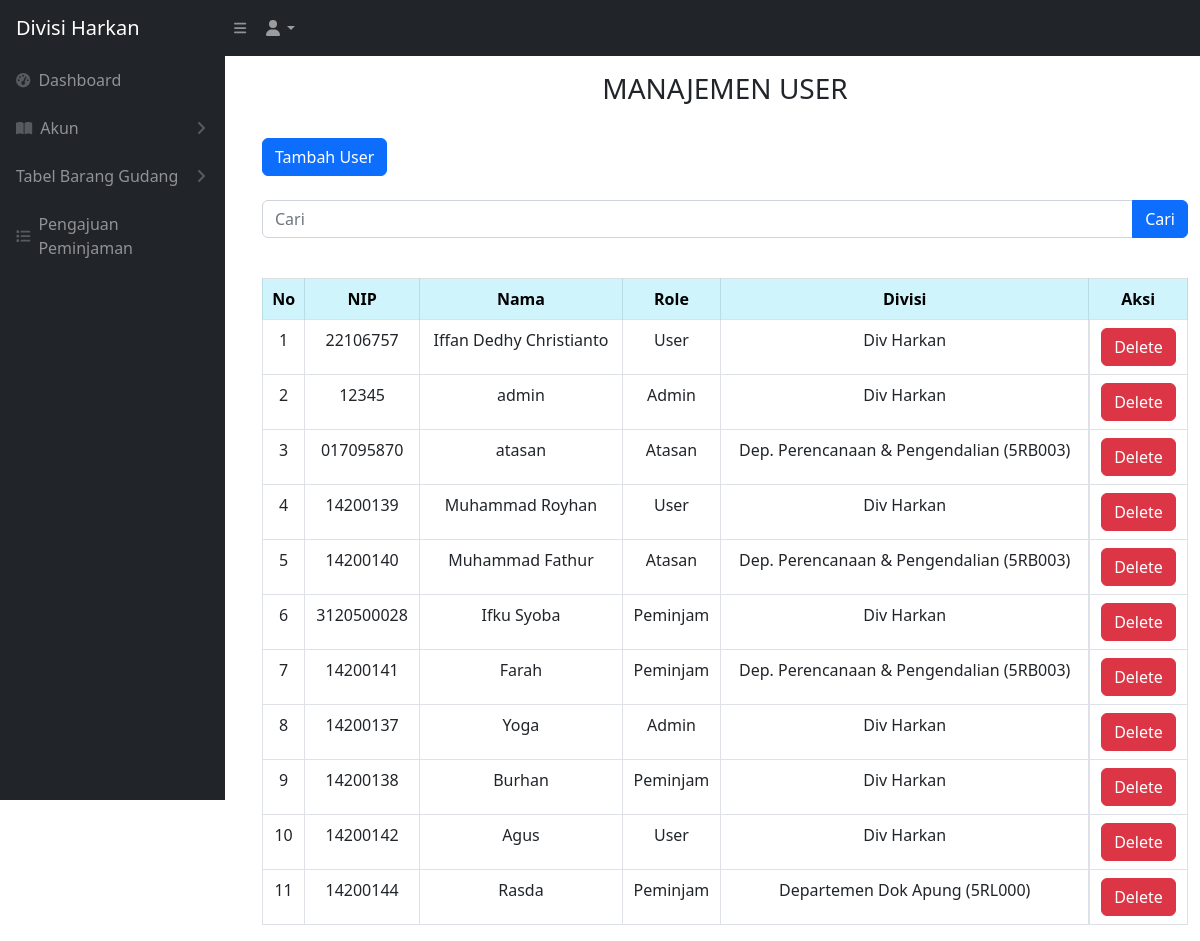
Page /user_manajemen.php (signed in) on the earlier database version.
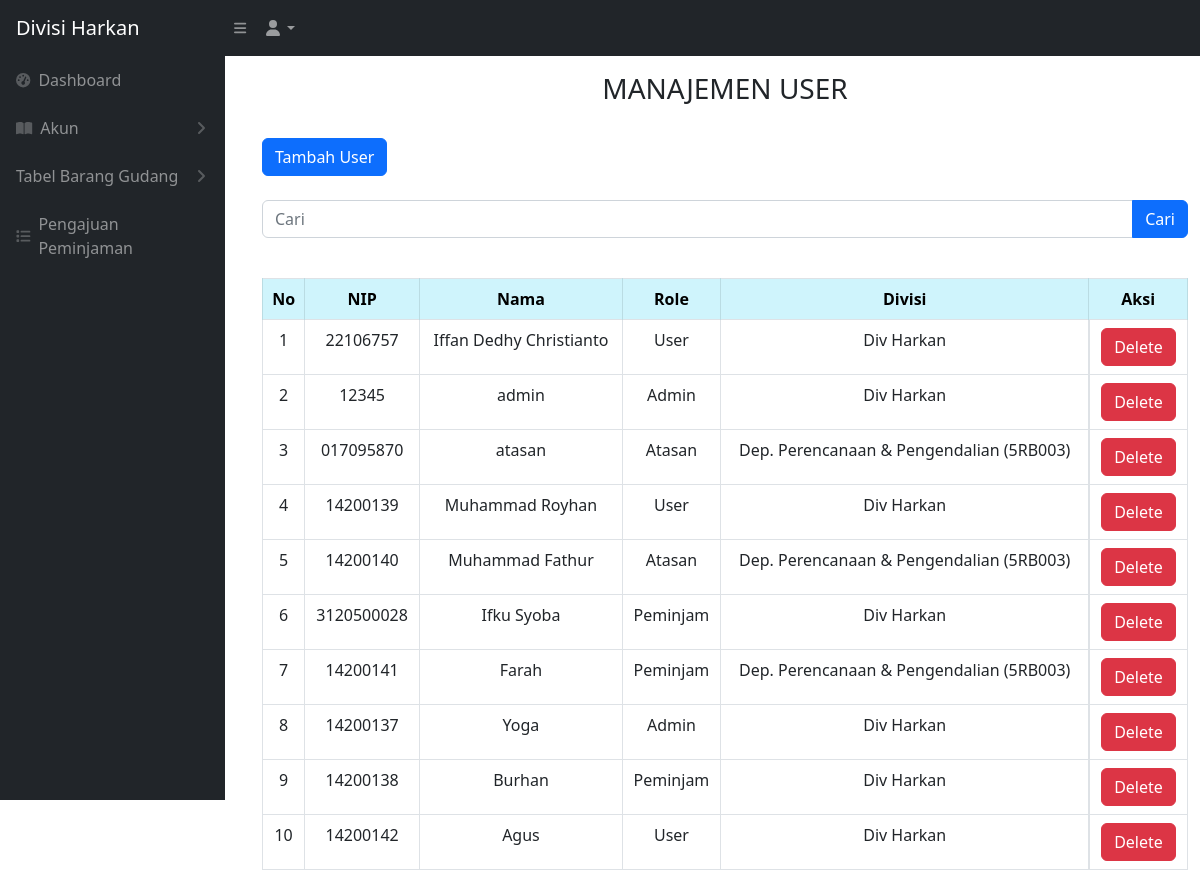
Same page on the later database version.
### tables this page shows
CREATE TABLE `users` (
  `id_user` int(11) NOT NULL,
  `nip_user` varchar(512) NOT NULL,
  `nama_user` varchar(512) NOT NULL,
  `password_user` varchar(512) NOT NULL,
  `divisi_id` int(11) NOT NULL,
  `role_id` int(11) NOT NULL
);

CREATE TABLE `divisi` (
  `iddivisi` int(11) NOT NULL,
  `namadivisi` varchar(200) NOT NULL
);

### user_manajemen.php (the view, shortened to what this page needs)
<!DOCTYPE html>
<html lang="en">
<head>
    <link href="css/styles.css" rel="stylesheet" />
</head>
<?php include 'sidebar.php' ?>
<br>
<br>
<body>
    <main id="main-content" class="<?= isset($_GET['sidebarClosed']) ? '' : 'main-with-sidebar' ?>">
        <div class="container-fluid px-4">
            <h3 class="mt-4 text-center">MANAJEMEN USER</h3>
        </div>
        <br>
        <div class="container -fluid">
            <div class="card-mb-4">
                <button type="button" class="btn btn-primary" data-bs-toggle="modal" data-bs-target="#myModal">
                    Tambah User
                </button>
                <br>
                <br>
                <form action="user_manajemen.php" method="GET">
                    <div class="input-group mb-3">
                        <input type="text" value="" class="form-control" placeholder="Cari" name="cari">
                        <button type="submit" class="btn btn-primary">Cari</button>
                    </div>
                </form>
                <br>
                <div class="card-body">
                    <div class="table table-responsive">
                        <table class="table table-bordered" id="dataTable" width="100" cellspacing="0">
                            <thead>
                                <tr>
                                    <th class="table-info text-center align-middle">No</th>
                                    <th class="table-info text-center align-middle">NIP</th>
                                    <th class="table-info text-center align-middle">Nama</th>
                                    <th class="table-info text-center align-middle">Role</th>
                                    <th class="table-info text-center align-middle">Divisi</th>
                                    <th class="table-info text-center align-middle">Aksi</th>
                                </tr>
                            </thead>
                            <tbody>
                                <?php
                                require 'controller/koneksi.php';
                                $query = "SELECT nip_user, nama_user, role_id FROM users";
                                $i = 1;
                                $ambilSemuaUser = mysqli_query($conn, $query);
                                while ($data = mysqli_fetch_array($ambilSemuaUser)) {
                                    $nip = $data['nip_user'];
                                    $nama = $data['nama_user'];
                                    $role = $data['role_id'];
                                ?>
                                    <tr>
                                        <td style="text-align: center;"><?= $i++ ?></td>
                                        <td style="text-align: center;"><?= $nip ?></td>
                                        <td style="text-align: center;"><?= $nama ?></td>
                                        <td style="text-align: center;">
                                            <?php
                                            if ($role == 1) {
                                                echo "Admin";
                                            } else if ($role == 2) {
                                                echo "User";
                                            } else if ($role == 3) {
                                                echo "Atasan";
                                            } else if ($role == 4) {
                                                echo "Peminjam";
                                            } else {
                                                echo "User tidak diketahui";
                                            }
                                            ?></td>
                                        <td style="text-align: center;">
                                            <?php
                                            $queryDivisi = "SELECT d.namadivisi FROM divisi d INNER JOIN users u ON d.iddivisi = u.divisi_id WHERE u.nip_user = '$nip'";
                                            $resultDivisi = mysqli_query($conn, $queryDivisi);
                                            if ($resultDivisi && mysqli_num_rows($resultDivisi) > 0) {
                                                $rowDivisi = mysqli_fetch_assoc($resultDivisi);
                                                echo $rowDivisi['namadivisi'];
                                            } else {
                                                echo "Tidak ada data divisi";
                                            }
                                            ?></td>
                                        <td class="text-center-td">
                                            <button type="button" class="btn btn-danger" data-bs-toggle="modal" data-bs-target="#delete<?= $nip; ?>">
                                                Delete
                                            </button>
                                        </td>
                                    </tr>
                                <?php
                                };
                                ?>
                            </tbody>
                        </table>
    </main>
</body>
</html>

### sidebar.php (shortened to what this page needs)
<div class="sb-nav-fixed">
    <nav class="sb-topnav navbar navbar-expand navbar-dark bg-dark">
        <a class="navbar-brand ps-3" href="index.php">Divisi Harkan</a>
        <button class="btn btn-link btn-sm order-1 order-lg-0 me-4 me-lg-0" id="sidebarToggle" href="#"><i class="fas fa-bars"></i></button>
        <ul class="navbar-nav ms-auto ms-md-0 me-3 me-lg-4">
                <li class="nav-item dropdown">
                    <a class="nav-link dropdown-toggle" id="navbarDropdown" href="#" role="button" data-bs-toggle="dropdown" aria-expanded="false"><i class="fas fa-user fa-fw"></i></a>
                </li>
            </ul>
    </nav>
    <div id="layoutSidenav">
        <div id="layoutSidenav_nav">
            <nav class="sb-sidenav accordion sb-sidenav-dark" id="sidenavAccordion">
                <div class="sb-sidenav-menu">
                    <div class="nav">
                        <a class="nav-link" href="index.php">
                            <div class="sb-nav-link-icon"><i class="fas fa-tachometer-alt"></i></div>
                            Dashboard
                        </a>
                        <a class="nav-link collapsed" href="#" data-bs-toggle="collapse" data-bs-target="#collapsePages" aria-expanded="false" aria-controls="collapsePages">
                            <div class="sb-nav-link-icon"><i class="fas fa-book-open"></i></div>
                            Akun
                            <div class="sb-sidenav-collapse-arrow"><i class="fas fa-angle-down"></i></div>
                        </a>
                        <a class="nav-link collapsed" href="#" data-bs-toggle="collapse" data-bs-target="#pagesCollapseTabel" aria-expanded="false" aria-controls="pagesCollapseTabel">
                            Tabel Barang Gudang
                            <div class="sb-sidenav-collapse-arrow"><i class="fas fa-angle-down"></i></div>
                        </a>
                        <a class="nav-link" href="peminjaman.php">
                            <div class="sb-nav-link-icon"><i class="fa-solid fa-list"></i></div>
                            Pengajuan Peminjaman
                        </a>
                    </div>
                </div>
            </nav>
        </div>
    </div>
</div>

### user_manajemen.php (style rules this page uses)
.text-center-td { display: flex; justify-content: center; align-items: center; }

Differences in the rows shown:
removed users: nip_user "14200144", nama_user "Rasda", shows "Peminjam", divisi.namadivisi "Departemen Dok Apung (5RL000)"
